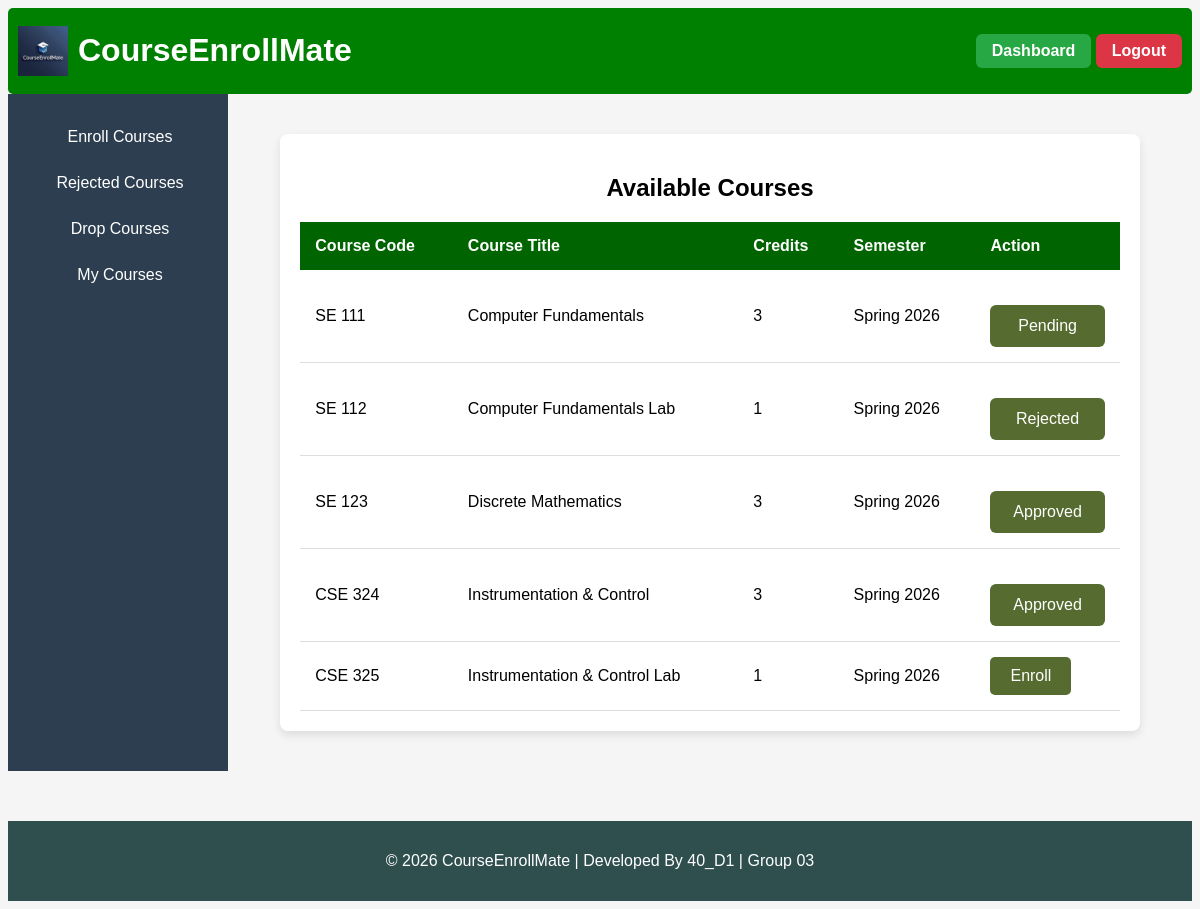
The page /enroll_courses (signed in) on the database its author committed.
### tables this page shows
CREATE TABLE enrollment_requests (
    id INTEGER PRIMARY KEY AUTOINCREMENT,
    student_id INTEGER NOT NULL,
    offering_id INTEGER NOT NULL,
    request_date TIMESTAMP DEFAULT CURRENT_TIMESTAMP,
    status TEXT CHECK(status IN ('pending','approved','rejected')) DEFAULT 'pending', rejection_reason TEXT,
    FOREIGN KEY (student_id) REFERENCES users(id),
    FOREIGN KEY (offering_id) REFERENCES course_offerings(id)
);

CREATE TABLE courses (
    id INTEGER PRIMARY KEY AUTOINCREMENT,
    course_code TEXT UNIQUE NOT NULL,
    course_title TEXT NOT NULL,
    course_description TEXT,
    credit_hours INTEGER NOT NULL,
    created_at TIMESTAMP DEFAULT CURRENT_TIMESTAMP
);

CREATE TABLE semesters (
    id INTEGER PRIMARY KEY AUTOINCREMENT,
    semester_name TEXT NOT NULL,
    start_date TEXT,
    end_date TEXT,
    status TEXT CHECK(status IN ('active','inactive')) DEFAULT 'inactive'
);

### app.py (the view)
@app.route("/enroll_courses")
@login_required
@role_required("student")
def enroll_courses():
    student_id = session["user_id"]
    conn = get_db_connection()
    courses = conn.execute("""
        SELECT
            co.id AS offering_id,
            co.semester_id,
            c.course_code,
            c.course_title,
            c.credit_hours,
            s.semester_name,
            er.status AS enrollment_status
        FROM course_offerings co
        JOIN courses c ON co.course_id = c.id
        JOIN semesters s ON co.semester_id = s.id
        LEFT JOIN enrollment_requests er
            ON er.offering_id = co.id AND er.student_id = ?
        WHERE s.status = 'active'
    """, (student_id,)).fetchall()
    course_list = []
    for c in courses:
        deadline = conn.execute("""
            SELECT deadline_date
            FROM enrollment_deadline
            WHERE semester_id = ?
        """, (c["semester_id"],)).fetchone()
        if deadline and date.today() > date.fromisoformat(deadline["deadline_date"]):
            deadline_passed = True
        else:
            deadline_passed = False
        course_list.append({
            "offering_id": c["offering_id"],
            "course_code": c["course_code"],
            "course_title": c["course_title"],
            "credit_hours": c["credit_hours"],
            "semester_name": c["semester_name"],
            "enrollment_status": c["enrollment_status"],
            "deadline_passed": deadline_passed
        })
    conn.close()
    return render_template("enroll_courses.html", courses=course_list)

### app.py (called while the page is built)
def get_db_connection():
    BASE_DIR = os.path.dirname(os.path.abspath(__file__))
    db_path = os.path.join(BASE_DIR, "courseenrollmate.db")
    conn = sqlite3.connect(db_path)
    conn.row_factory = sqlite3.Row
    conn.execute("PRAGMA foreign_keys = ON")
    return conn

### helper.py (called while the page is built)
def login_required(f):
    @wraps(f)
    def decorated_function(*args, **kwargs):
        if "username" not in session:
            return redirect("/login")
        return f(*args, **kwargs)
    return decorated_function

def role_required(role):
    def decorator(f):
        @wraps(f)
        def decorated_function(*args, **kwargs):
            if session.get("role") != role:
                return "403 Forbidden: Unauthorized access"
            return f(*args, **kwargs)
        return decorated_function
    return decorator

### templates/enroll_courses.html (shortened to what this page needs)
{% extends "base.html" %}
{% block body %}
<div class="table-container">
    <h2>Available Courses</h2>
    <table>
        <thead>
            <tr>
                <th>Course Code</th>
                <th>Course Title</th>
                <th>Credits</th>
                <th>Semester</th>
                <th>Action</th>
            </tr>
        </thead>
        <tbody>
        {% for course in courses %}
            <tr>
                <td>{{ course.course_code }}</td>
                <td>{{ course.course_title }}</td>
                <td>{{ course.credit_hours }}</td>
                <td>{{ course.semester_name }}</td>
                <td>
    {% if course.enrollment_status %}
                    <button class="disabled-btn" disabled>
                    {{ course.enrollment_status|capitalize }}
                    </button>
    {% elif course.deadline_passed %}
                    <button class="disabled-btn" disabled>
                     Deadline Passed
                    </button>
    {% else %}
        <a href="/request_enrollment/{{ course.offering_id }}" class="enroll-btn">
            Enroll
        </a>
    {% endif %}
</td>
            </tr>
        {% endfor %}
        </tbody>
    </table>
</div>
{% endblock %}

### static/style.css (style rules this page uses)
body { font-family: Arial, sans-serif; background:whitesmoke; text-align:center; }
a { display:inline-block; padding:10px 20px; background: darkolivegreen; color:white; text-decoration:none; border-radius:5px; }
button { width:100%; margin-top:20px; padding:12px; background:darkolivegreen; border:none; color:white; font-size:16px; border-radius:6px; cursor:pointer; }
.table-container { width:85%; margin:40px auto; background:white; padding:20px; border-radius:8px; box-shadow:0 4px 10px rgba(0,0,0,0.1); }
table { width:100%; border-collapse:collapse; }
thead { background: darkgreen; color:white; }
th,td { padding:15px; text-align:left; }
tbody tr { border-bottom:1px solid #ddd; }

### rows shown on the page
enrollment_requests: course_code "SE 111", course_title "Computer Fundamentals", credit_hours "3", semester_name "Spring 2026", enrollment_status "Pending"
enrollment_requests: course_code "SE 112", course_title "Computer Fundamentals Lab", credit_hours "1", semester_name "Spring 2026", enrollment_status "Rejected"
enrollment_requests: course_code "SE 123", course_title "Discrete Mathematics", credit_hours "3", semester_name "Spring 2026", enrollment_status "Approved"
enrollment_requests: course_code "CSE 324", course_title "Instrumentation & Control", credit_hours "3", semester_name "Spring 2026", enrollment_status "Approved"
courses: course_code "CSE 325", course_title "Instrumentation & Control Lab", credit_hours "1", semester_name "Spring 2026"
